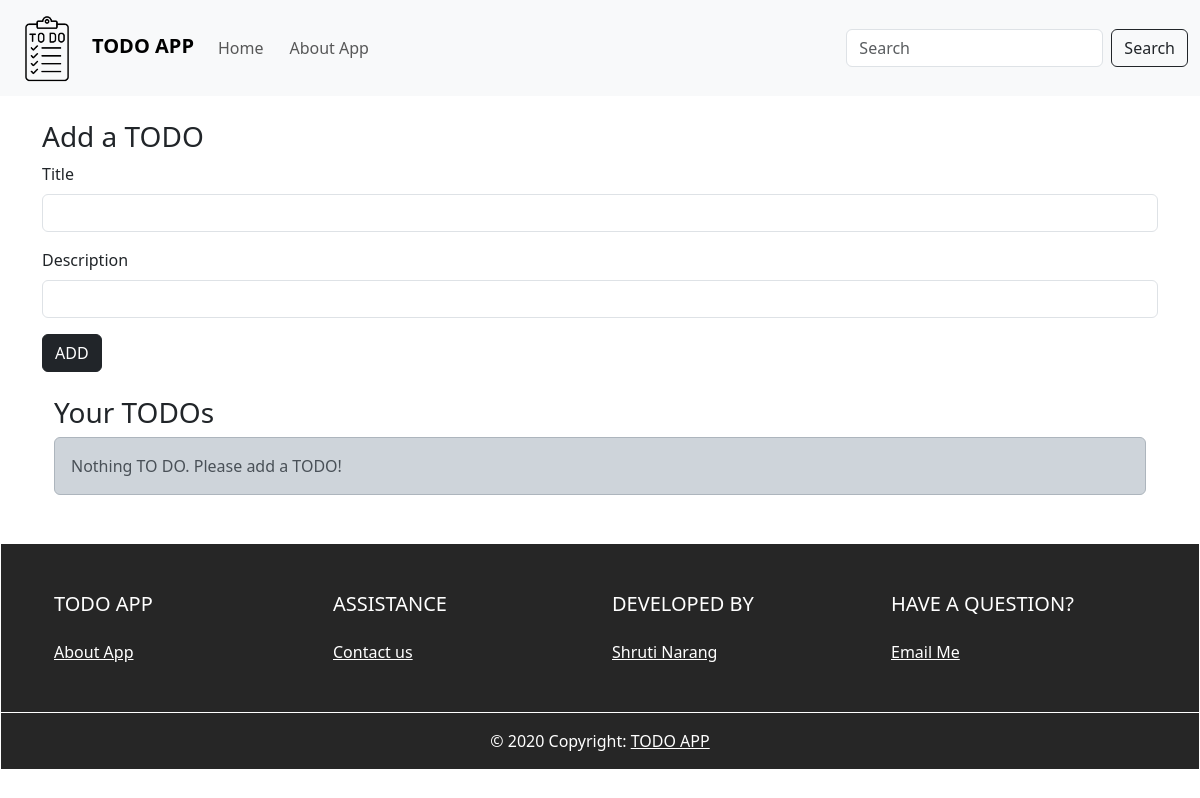
The app's page /, older data.
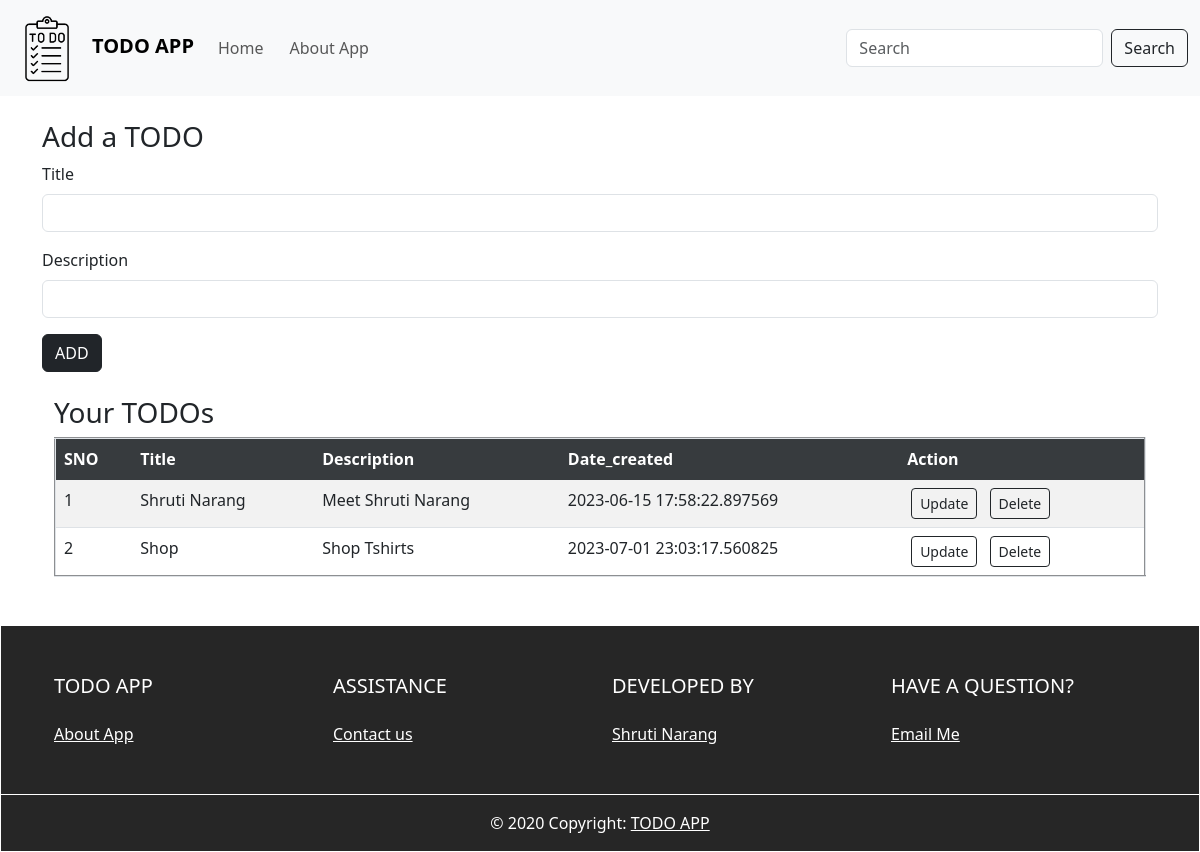
The same page, newer data.
### tables this page shows
CREATE TABLE TODO_LIST (SNO INTEGER PRIMARY KEY AUTOINCREMENT, Title TEXT, Description TEXT, Date_created TIMESTAMP);

### app.py (the view)
@app.route('/')
def index():
    conn = sqlite3.connect("TODO.db")
    conn.row_factory = sqlite3.Row
    cur = conn.cursor()
    cur.execute("SELECT * FROM TODO_LIST")
    rows = cur.fetchall()
    return render_template("index.html", data=rows)

### templates/index.html
{% extends 'base.html' %}
{% block body %}
<div>
<div class="container my-4">
  <h3>Add a TODO</h3>
  <form action = "/todo" method = "POST">
  <div class="mb-3">
    <label for="title"  class="form-label">Title</label>
    <input type="text" class="form-control mb-3" id="title" name="Title" aria-describedby="emailHelp">
  <div class="mb-3">
    <label for="desc" class="form-label">Description</label>
    <input type="text" name="Description" class="form-control" id="desc">
  </div>
  <button type="submit" class="btn btn-dark">ADD</button>
</form>
</div>
<div class="container my-4">
  <h3>Your TODOs</h3>
      {% if data|length==0 %}
      <div class="alert alert-dark" role="alert">
        Nothing TO DO. Please add a TODO!      </div>
       {% else %}
       <table border="2px solid black" class="table  table-striped" >
        <thead>
          <tr class="table table-dark table-active">
            <th scope="col">SNO</th>
            <th scope="col">Title</th>
            <th scope="col">Description</th>
            <th scope="col">Date_created</th>
            <th scope="col">Action</th>
          </tr>
        </thead>
        <tbody>
      {% for row in data %}
      <tr>
        <td>{{loop.index}}</td>
          <td>{{ row['Title'] }}</td>
          <td>{{ row['Description'] }}</td>
          <td>{{ row['Date_created'] }}</td>
          <td>
            <a href="{{ url_for('update', SNO=row['SNO']) }}" type="button" class="btn btn-outline-dark btn-sm mx-1">Update</a>
            <a href="{{ url_for('delete', SNO=row['SNO']) }}" type="button" class="btn btn-outline-dark btn-sm mx-1">Delete</a>
            </td>
      </tr>
      {% endfor %}
      {% endif %}
    </tbody>
  </table>
</div>
</div>
{% endblock body %}

### templates/base.html (shortened to what this page needs)
<!DOCTYPE html>
<html lang="en">
  <head>
    <link
      rel="stylesheet"
      href="{{ url_for('static', filename = 'style.css') }}"
    />
    <link rel="stylesheet" href="https://cdn.jsdelivr.net/npm/bootstrap@5.3.0/dist/css/bootstrap.min.css">
    <link
      href="https://cdn.jsdelivr.net/npm/bootstrap@5.3.0/dist/css/bootstrap.min.css"
      rel="stylesheet"
    />
  </head>
  <body>
        <nav class="navbar navbar-expand-lg bg-body-tertiary nav-color">
            <div class="container-fluid">
              <a class="navbar-brand todo" href="/"
                ><img
                  src="{{url_for('static',filename='Arrowai.png')}}"
                  alt=""
                  class="Logo"
                />TODO APP</a
              >
              <div class="collapse navbar-collapse" id="navbarSupportedContent">
                <ul class="navbar-nav me-auto mb-2 mb-lg-0">
                  <li class="nav-item">
                    <a class="nav-link" aria-current="page" href="/">Home</a>
                  </li>
                  <li class="nav-item">
                    <a class="nav-link" href="/About-App">About App</a>
                  </li>
                </ul>
                <form class="d-flex" role="search">
                  <input
                    class="form-control me-2"
                    type="search"
                    placeholder="Search"
                    aria-label="Search"
                  />
                  <button class="btn btn-outline-dark" type="submit">Search</button>
                </form>
              </div>
            </div>
          </nav>
{% block body %}
{% endblock body %}
         <footer class="text-center text-lg-start border border-white mt-xl-5 pt-4 foot"
      >
        <div class="container p-4">
          <div class="row">
            <div class="col-lg-3 col-md-6 mb-4 mb-lg-0">
              <h5 class="text-uppercase mb-4">
                TODO APP
              </h5>
              <ul class="list-unstyled mb-4">
                <li>
                  <a href="/About-App" class="text-white">About App</a>
                </li>
              </ul>
            </div>
            <div class="col-lg-3 col-md-6 mb-4 mb-lg-0">
              <h5 class="text-uppercase mb-4">Assistance</h5>
              <ul class="list-unstyled">
                <li>
                  <a
                    href="https://shrutinarang34.github.io/MyPortfolio/"
                    class="text-white"
                    >Contact us</a
                  >
                </li>
              </ul>
            </div>
            <div class="col-lg-3 col-md-6 mb-4 mb-lg-0">
              <h5 class="text-uppercase mb-4">Developed By</h5>
              <ul class="list-unstyled">
                <li>
                  <a
                    href="https://www.linkedin.com/in/shruti-narang-212174229/"
                    class="text-white"
                    >Shruti Narang</a
                  >
                </li>
              </ul>
            </div>
            <div class="col-lg-3 col-md-6 mb-4 mb-lg-0">
              <h5 class="text-uppercase mb-4">
                Have a question?
              </h5>
            <a href="mailto:shrutinarang34@gmail.com" style="color: white;">Email Me</a>
            </div>
          </div>
        </div>
        <div class="text-center p-3 border-top border-white ">
          © 2020 Copyright:
          <a class="text-white" href="/">TODO APP</a>
        </div>
      </footer>
  </body>
  </html>

### static/style.css (style rules this page uses)
body { margin: 0; padding: 0; font-family: "Helvetica Neue", Helvetica, Arial, sans-serif; color: #444; }
.nav-color { background-color: #A2A29F; }
.Logo { height: 70px; width: 70px; margin-right: 10px; }
.todo { color: black; margin-right: 10px; font-weight: bold; }
.nav-item { color: black; margin-right: 10px; font-weight: 500; }
.foot { background-color: #262626; color: white; width: 100%; margin-bottom: 0; padding-bottom: 0; }

Row changes from the older to the newer data that the page shows:
added TODO_LIST: Title "Shruti Narang", Description "Meet Shruti Narang", Date_created "2023-06-15 17:58:22.897569"
added TODO_LIST: Title "Shop", Description "Shop Tshirts", Date_created "2023-07-01 23:03:17.560825"
Text that changed along with them:
text no longer shown: "Nothing TO DO. Please add a TODO!"
text now shown: "SNO Title Description Date_created Action"
